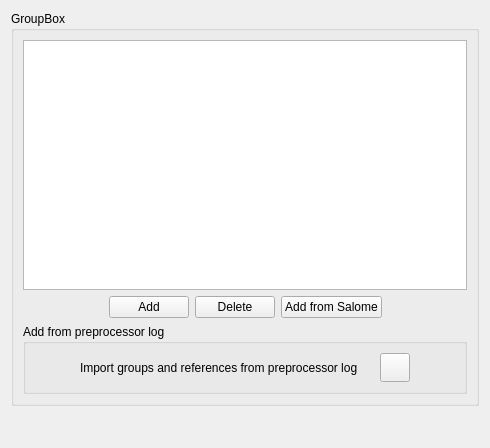
<?xml version="1.0" encoding="UTF-8"?>
<ui version="4.0">
 <class>BoundaryNatureForm</class>
 <widget class="QWidget" name="BoundaryNatureForm">
  <property name="geometry">
   <rect>
    <x>0</x>
    <y>0</y>
    <width>490</width>
    <height>448</height>
   </rect>
  </property>
  <property name="windowTitle">
   <string>Form</string>
  </property>
  <layout class="QGridLayout" name="gridLayout_2">
   <item row="0" column="0">
    <widget class="QGroupBox" name="groupBoxLocalization">
     <property name="toolTip">
      <string>&lt;html&gt;&lt;head/&gt;&lt;body&gt;&lt;p&gt;&lt;span style=&quot; font-size:9pt;&quot;&gt;Add volume or
       boundary regions manually or automatically from a preprocessor.log file or from Salome.&lt;/span&gt;&lt;/p&gt;&lt;/body&gt;&lt;/html&gt;
      </string>
     </property>
     <property name="title">
      <string>GroupBox</string>
     </property>
     <layout class="QGridLayout" name="gridLayout">
      <item row="0" column="0">
       <widget class="QTableView" name="tableView">
        <property name="minimumSize">
         <size>
          <width>0</width>
          <height>250</height>
         </size>
        </property>
        <property name="toolTip">
         <string>&lt;html&gt;&lt;head/&gt;&lt;body&gt;&lt;p&gt;&lt;span style=&quot; font-size:9pt;&quot;&gt;Add volume
          or boundary regions manually or automatically from a preprocessor.log file or from Salome.&lt;/span&gt;&lt;/p&gt;&lt;/body&gt;&lt;/html&gt;
         </string>
        </property>
        <property name="statusTip">
         <string>Right-click for context menu</string>
        </property>
        <property name="alternatingRowColors">
         <bool>true</bool>
        </property>
        <property name="selectionMode">
         <enum>QAbstractItemView::ExtendedSelection</enum>
        </property>
        <property name="selectionBehavior">
         <enum>QAbstractItemView::SelectRows</enum>
        </property>
       </widget>
      </item>
      <item row="1" column="0">
       <layout class="QHBoxLayout" name="horizontalLayout">
        <item>
         <spacer>
          <property name="orientation">
           <enum>Qt::Horizontal</enum>
          </property>
          <property name="sizeHint" stdset="0">
           <size>
            <width>20</width>
            <height>20</height>
           </size>
          </property>
         </spacer>
        </item>
        <item>
         <widget class="QPushButton" name="pushButtonNew">
          <property name="toolTip">
           <string>&lt;html&gt;&lt;head/&gt;&lt;body&gt;&lt;p&gt;&lt;span style=&quot; font-size:9pt;&quot;&gt;Add a
            volume or boundary region.&lt;/span&gt;&lt;/p&gt;&lt;/body&gt;&lt;/html&gt;
           </string>
          </property>
          <property name="text">
           <string>Add</string>
          </property>
         </widget>
        </item>
        <item>
         <widget class="QPushButton" name="pushButtonDelete">
          <property name="toolTip">
           <string>&lt;html&gt;&lt;head/&gt;&lt;body&gt;&lt;p&gt;&lt;span style=&quot; font-size:9pt;&quot;&gt;Remove
            the last added volume or boundary region.&lt;/span&gt;&lt;/p&gt;&lt;/body&gt;&lt;/html&gt;
           </string>
          </property>
          <property name="text">
           <string>Delete</string>
          </property>
         </widget>
        </item>
        <item>
         <widget class="QPushButton" name="pushButtonSalome">
          <property name="toolTip">
           <string>&lt;html&gt;&lt;head/&gt;&lt;body&gt;&lt;p&gt;&lt;span style=&quot; font-size:9pt;&quot;&gt;Add a
            volume or boundary region from Salome.&lt;/span&gt;&lt;/p&gt;&lt;/body&gt;&lt;/html&gt;
           </string>
          </property>
          <property name="text">
           <string>Add from Salome</string>
          </property>
         </widget>
        </item>
        <item>
         <spacer>
          <property name="orientation">
           <enum>Qt::Horizontal</enum>
          </property>
          <property name="sizeHint" stdset="0">
           <size>
            <width>16</width>
            <height>16</height>
           </size>
          </property>
         </spacer>
        </item>
       </layout>
      </item>
      <item row="2" column="0">
       <widget class="QGroupBox" name="groupBoxCreation">
        <property name="toolTip">
         <string>&lt;html&gt;&lt;head/&gt;&lt;body&gt;&lt;p&gt;&lt;span style=&quot; font-size:9pt;&quot;&gt;Automatically
          add groups and references from a preprocessor.log file.&lt;/span&gt;&lt;/p&gt;&lt;/body&gt;&lt;/html&gt;
         </string>
        </property>
        <property name="title">
         <string>Add from preprocessor log</string>
        </property>
        <layout class="QHBoxLayout">
         <item>
          <spacer>
           <property name="orientation">
            <enum>Qt::Horizontal</enum>
           </property>
           <property name="sizeHint" stdset="0">
            <size>
             <width>20</width>
             <height>20</height>
            </size>
           </property>
          </spacer>
         </item>
         <item>
          <layout class="QHBoxLayout">
           <item>
            <widget class="QLabel" name="labelCreation">
             <property name="toolTip">
              <string>&lt;html&gt;&lt;head/&gt;&lt;body&gt;&lt;p&gt;&lt;span style=&quot; font-size:9pt;&quot;&gt;Import
               groups and references from a preprocessor.log file.&lt;/span&gt;&lt;/p&gt;&lt;/body&gt;&lt;/html&gt;
              </string>
             </property>
             <property name="text">
              <string>Import groups and references from preprocessor log</string>
             </property>
            </widget>
           </item>
           <item>
            <spacer>
             <property name="orientation">
              <enum>Qt::Horizontal</enum>
             </property>
             <property name="sizeHint" stdset="0">
              <size>
               <width>16</width>
               <height>16</height>
              </size>
             </property>
            </spacer>
           </item>
           <item>
            <widget class="QToolButton" name="toolButtonCreation">
             <property name="toolTip">
              <string>&lt;html&gt;&lt;head/&gt;&lt;body&gt;&lt;p&gt;&lt;span style=&quot; font-size:9pt;&quot;&gt;Import
               groups and references from a preprocessor.log file.&lt;/span&gt;&lt;/p&gt;&lt;/body&gt;&lt;/html&gt;
              </string>
             </property>
             <property name="text">
              <string/>
             </property>
             <property name="icon">
              <iconset resource="resources_pages.qrc">
               <normaloff>:/new/prefix1/icons/22x22/document-open.png</normaloff>
               :/new/prefix1/icons/22x22/document-open.png
              </iconset>
             </property>
             <property name="iconSize">
              <size>
               <width>22</width>
               <height>22</height>
              </size>
             </property>
             <property name="shortcut">
              <string>Ctrl+S</string>
             </property>
            </widget>
           </item>
          </layout>
         </item>
         <item>
          <spacer>
           <property name="orientation">
            <enum>Qt::Horizontal</enum>
           </property>
           <property name="sizeHint" stdset="0">
            <size>
             <width>16</width>
             <height>16</height>
            </size>
           </property>
          </spacer>
         </item>
        </layout>
       </widget>
      </item>
     </layout>
    </widget>
   </item>
   <item row="1" column="0">
    <spacer>
     <property name="orientation">
      <enum>Qt::Vertical</enum>
     </property>
     <property name="sizeHint" stdset="0">
      <size>
       <width>16</width>
       <height>16</height>
      </size>
     </property>
    </spacer>
   </item>
  </layout>
 </widget>
 <resources>
  <include location="resources_pages.qrc"/>
 </resources>
 <connections/>
</ui>
